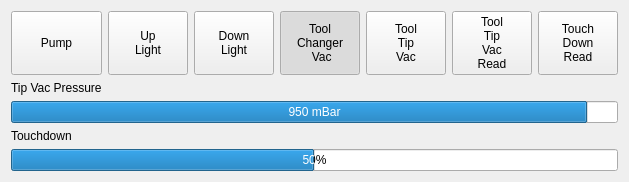
      <widget class="QWidget" name="tab_3">
       <attribute name="title">
        <string>Actuators, Sensors</string>
       </attribute>
       <layout class="QGridLayout" name="gridLayout_5">
        <item row="0" column="4">
         <widget class="QPushButton" name="pushButtonToolTipVac">
          <property name="sizePolicy">
           <sizepolicy hsizetype="Expanding" vsizetype="Expanding">
            <horstretch>0</horstretch>
            <verstretch>0</verstretch>
           </sizepolicy>
          </property>
          <property name="text">
           <string>Tool
Tip
Vac</string>
          </property>
          <property name="checkable">
           <bool>true</bool>
          </property>
          <property name="checked">
           <bool>false</bool>
          </property>
          <property name="default">
           <bool>false</bool>
          </property>
         </widget>
        </item>
        <item row="3" column="0">
         <widget class="QLabel" name="label">
          <property name="text">
           <string>Touchdown</string>
          </property>
         </widget>
        </item>
        <item row="0" column="1">
         <widget class="QPushButton" name="pushButtonUplight">
          <property name="sizePolicy">
           <sizepolicy hsizetype="Expanding" vsizetype="Expanding">
            <horstretch>0</horstretch>
            <verstretch>0</verstretch>
           </sizepolicy>
          </property>
          <property name="text">
           <string>Up
Light</string>
          </property>
          <property name="checkable">
           <bool>true</bool>
          </property>
          <property name="checked">
           <bool>false</bool>
          </property>
          <property name="default">
           <bool>false</bool>
          </property>
         </widget>
        </item>
        <item row="0" column="5">
         <widget class="QPushButton" name="pushButtonToolTipVacRead">
          <property name="sizePolicy">
           <sizepolicy hsizetype="Expanding" vsizetype="Expanding">
            <horstretch>0</horstretch>
            <verstretch>0</verstretch>
           </sizepolicy>
          </property>
          <property name="text">
           <string>Tool
Tip
Vac
Read</string>
          </property>
          <property name="checkable">
           <bool>false</bool>
          </property>
          <property name="checked">
           <bool>false</bool>
          </property>
          <property name="autoRepeat">
           <bool>true</bool>
          </property>
          <property name="default">
           <bool>false</bool>
          </property>
         </widget>
        </item>
        <item row="0" column="2">
         <widget class="QPushButton" name="pushButtonDownlight">
          <property name="sizePolicy">
           <sizepolicy hsizetype="Expanding" vsizetype="Expanding">
            <horstretch>0</horstretch>
            <verstretch>0</verstretch>
           </sizepolicy>
          </property>
          <property name="text">
           <string>Down
Light</string>
          </property>
          <property name="checkable">
           <bool>true</bool>
          </property>
          <property name="checked">
           <bool>false</bool>
          </property>
          <property name="default">
           <bool>false</bool>
          </property>
         </widget>
        </item>
        <item row="0" column="3">
         <widget class="QPushButton" name="pushButtonToolChangerVac">
          <property name="sizePolicy">
           <sizepolicy hsizetype="Expanding" vsizetype="Expanding">
            <horstretch>0</horstretch>
            <verstretch>1</verstretch>
           </sizepolicy>
          </property>
          <property name="text">
           <string>Tool
Changer
 Vac</string>
          </property>
          <property name="checkable">
           <bool>true</bool>
          </property>
          <property name="checked">
           <bool>true</bool>
          </property>
          <property name="default">
           <bool>false</bool>
          </property>
         </widget>
        </item>
        <item row="0" column="0">
         <widget class="QPushButton" name="pushButtonPump">
          <property name="sizePolicy">
           <sizepolicy hsizetype="Expanding" vsizetype="Expanding">
            <horstretch>0</horstretch>
            <verstretch>0</verstretch>
           </sizepolicy>
          </property>
          <property name="text">
           <string>Pump</string>
          </property>
          <property name="checkable">
           <bool>true</bool>
          </property>
          <property name="checked">
           <bool>false</bool>
          </property>
          <property name="default">
           <bool>false</bool>
          </property>
         </widget>
        </item>
        <item row="1" column="0">
         <widget class="QLabel" name="label_13">
          <property name="text">
           <string>Tip Vac Pressure</string>
          </property>
         </widget>
        </item>
        <item row="0" column="6">
         <widget class="QPushButton" name="pushButtonTouchDownRead">
          <property name="sizePolicy">
           <sizepolicy hsizetype="Expanding" vsizetype="Expanding">
            <horstretch>0</horstretch>
            <verstretch>0</verstretch>
           </sizepolicy>
          </property>
          <property name="text">
           <string>Touch
Down
Read</string>
          </property>
          <property name="checkable">
           <bool>false</bool>
          </property>
          <property name="checked">
           <bool>false</bool>
          </property>
          <property name="autoRepeat">
           <bool>true</bool>
          </property>
          <property name="default">
           <bool>false</bool>
          </property>
         </widget>
        </item>
        <item row="2" column="0" colspan="7">
         <widget class="QProgressBar" name="progressBarToolTipVacRead">
          <property name="sizePolicy">
           <sizepolicy hsizetype="Expanding" vsizetype="Expanding">
            <horstretch>0</horstretch>
            <verstretch>0</verstretch>
           </sizepolicy>
          </property>
          <property name="maximum">
           <number>1000</number>
          </property>
          <property name="value">
           <number>950</number>
          </property>
          <property name="format">
           <string>%v mBar</string>
          </property>
         </widget>
        </item>
        <item row="4" column="0" colspan="7">
         <widget class="QProgressBar" name="progressBarTouchDownRead">
          <property name="sizePolicy">
           <sizepolicy hsizetype="Expanding" vsizetype="Expanding">
            <horstretch>0</horstretch>
            <verstretch>0</verstretch>
           </sizepolicy>
          </property>
          <property name="maximum">
           <number>100</number>
          </property>
          <property name="value">
           <number>50</number>
          </property>
          <property name="format">
           <string>%p%</string>
          </property>
         </widget>
        </item>
       </layout>
      </widget>
